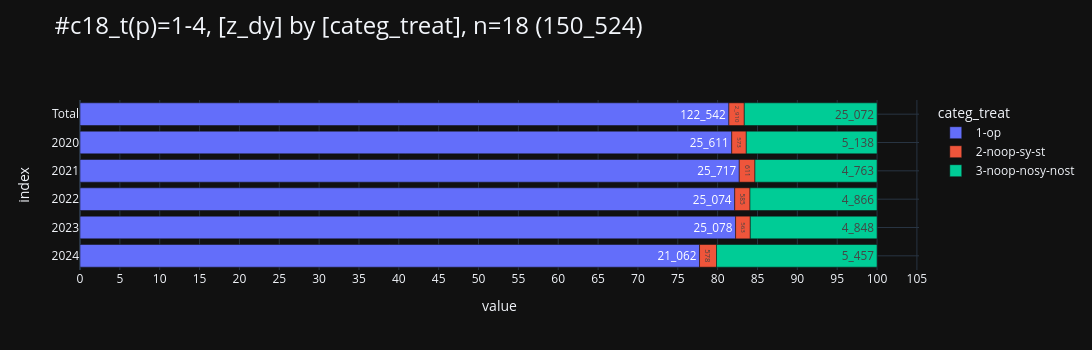

Notebook cell for this chart:
### Markdown cell above
### <a id='toc1_4_2_'></a>[Operation erfolgt nach Jahren](#toc0_)
- Filter: `C18` und pathologisches T in 1-4
- `categ_treat`
  - `1-op` - OP dokumentiert
  - `2-noop-sy-st` - keine OP dokumentiert, aber ST oder SYST
  - `3-noop-nosy-nost` - keine Behandlung dokumentiert

### Code cell
df = (db_colon
    .filter(_filter_op)
    .project("""--sql
            *,
            case 
                when tum_has_op then '1-op' 
                when not tum_has_op and z_tum_sy_count > 0 or z_tum_st_count > 0 then '2-noop-sy-st' 
                when not tum_has_op and z_tum_sy_count = 0 and z_tum_st_count = 0 then '3-noop-nosy-nost' 
                else '9-unknown' end as categ_treat
    """)
    .aggregate("z_dy::text as z_dy, categ_treat, count(distinct z_tum_id) as cnt_tum")
    .to_df()
)
_=pls.plot_stacked_bars(
    df,
    relative=True,
    show_total=True,
    orientation="h",
    height=350,
    caption="c18_t(p)=1-4",
)

### Figure 1 — Plotly figure (JSON) as saved in the notebook; plotly's stock layout.template omitted (floating-point values rounded to 4 significant figures)
{"data": [{"hovertemplate": "col=1-op<br>value=%{x}<br>index=%{y}<br>cnt_str=%{text}<extra></extra>", "legendgroup": "1-op", "marker": {"color": "#636EFA", "pattern": {"shape": ""}}, "name": "1-op", "orientation": "h", "showlegend": true, "text": ["122_542", "25_611", "25_717", "25_074", "25_078", "21_062"], "textposition": "auto", "type": "bar", "x": [122542, 25611, 25717, 25074, 25078, 21062], "xaxis": "x", "y": [" Total", "2020", "2021", "2022", "2023", "2024"], "yaxis": "y"}, {"hovertemplate": "col=2-noop-sy-st<br>value=%{x}<br>index=%{y}<br>cnt_str=%{text}<extra></extra>", "legendgroup": "2-noop-sy-st", "marker": {"color": "#EF553B", "pattern": {"shape": ""}}, "name": "2-noop-sy-st", "orientation": "h", "showlegend": true, "text": ["2_910", "573", "611", "585", "563", "578"], "textposition": "auto", "type": "bar", "x": [2910, 573, 611, 585, 563, 578], "xaxis": "x", "y": [" Total", "2020", "2021", "2022", "2023", "2024"], "yaxis": "y"}, {"hovertemplate": "col=3-noop-nosy-nost<br>value=%{x}<br>index=%{y}<br>cnt_str=%{text}<extra></extra>", "legendgroup": "3-noop-nosy-nost", "marker": {"color": "#00CC96", "pattern": {"shape": ""}}, "name": "3-noop-nosy-nost", "orientation": "h", "showlegend": true, "text": ["25_072", "5_138", "4_763", "4_866", "4_848", "5_457"], "textposition": "auto", "type": "bar", "x": [25072, 5138, 4763, 4866, 4848, 5457], "xaxis": "x", "y": [" Total", "2020", "2021", "2022", "2023", "2024"], "yaxis": "y"}], "layout": {"barmode": "relative", "barnorm": "percent", "height": 350, "legend": {"title": {"text": "categ_treat"}, "tracegroupgap": 0, "traceorder": "normal"}, "title": {"font": {"size": 24}, "text": "#c18_t(p)=1-4, [z_dy] by [categ_treat], n=18 (150_524)", "xanchor": "left", "y": 0.95, "yanchor": "top"}, "width": 1600, "xaxis": {"anchor": "y", "domain": [0, 1], "dtick": 5, "gridwidth": 1, "showgrid": true, "title": {"text": "value"}}, "yaxis": {"anchor": "x", "categoryarray": ["2024", "2023", "2022", "2021", "2020", " Total"], "categoryorder": "array", "domain": [0, 1], "gridwidth": 1, "showgrid": true, "title": {"text": "index"}}}}
